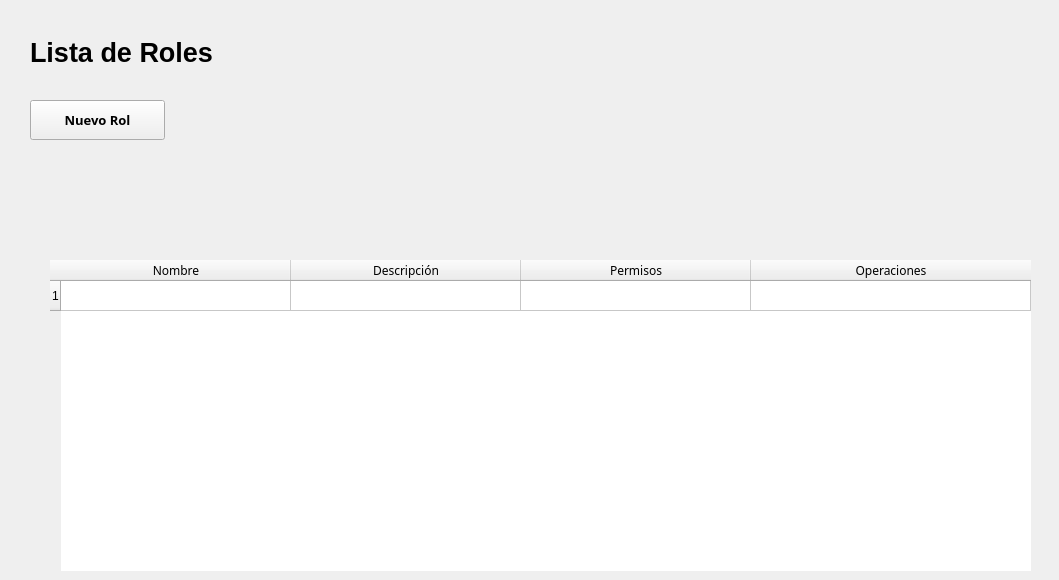
               <widget class="QWidget" name="page_rol">
                <widget class="QLabel" name="label_9">
                 <property name="geometry">
                  <rect>
                   <x>30</x>
                   <y>30</y>
                   <width>1020</width>
                   <height>45</height>
                  </rect>
                 </property>
                 <property name="font">
                  <font>
                   <family>Segoe UI</family>
                   <pointsize>20</pointsize>
                   <weight>75</weight>
                   <bold>true</bold>
                  </font>
                 </property>
                 <property name="text">
                  <string>Lista de Roles</string>
                 </property>
                </widget>
                <widget class="QFrame" name="frame_12">
                 <property name="geometry">
                  <rect>
                   <x>30</x>
                   <y>100</y>
                   <width>190</width>
                   <height>40</height>
                  </rect>
                 </property>
                 <layout class="QHBoxLayout" name="horizontalLayout_15">
                  <property name="spacing">
                   <number>7</number>
                  </property>
                  <property name="leftMargin">
                   <number>0</number>
                  </property>
                  <property name="topMargin">
                   <number>0</number>
                  </property>
                  <property name="rightMargin">
                   <number>0</number>
                  </property>
                  <property name="bottomMargin">
                   <number>0</number>
                  </property>
                  <item alignment="Qt::AlignLeft">
                   <widget class="QPushButton" name="btn_addRol">
                    <property name="minimumSize">
                     <size>
                      <width>135</width>
                      <height>40</height>
                     </size>
                    </property>
                    <property name="font">
                     <font>
                      <family>Century Gothic</family>
                      <pointsize>10</pointsize>
                      <weight>75</weight>
                      <italic>false</italic>
                      <bold>true</bold>
                     </font>
                    </property>
                    <property name="toolTip">
                     <string>Agregar Usuario</string>
                    </property>
                    <property name="styleSheet">
                     <string notr="true"/>
                    </property>
                    <property name="text">
                     <string>Nuevo Rol</string>
                    </property>
                   </widget>
                  </item>
                 </layout>
                </widget>
                <widget class="QTableWidget" name="tableROL">
                 <property name="geometry">
                  <rect>
                   <x>50</x>
                   <y>260</y>
                   <width>981</width>
                   <height>311</height>
                  </rect>
                 </property>
                 <property name="focusPolicy">
                  <enum>Qt::NoFocus</enum>
                 </property>
                 <property name="frameShape">
                  <enum>QFrame::NoFrame</enum>
                 </property>
                 <property name="editTriggers">
                  <set>QAbstractItemView::NoEditTriggers</set>
                 </property>
                 <property name="textElideMode">
                  <enum>Qt::ElideMiddle</enum>
                 </property>
                 <property name="showGrid">
                  <bool>true</bool>
                 </property>
                 <property name="wordWrap">
                  <bool>true</bool>
                 </property>
                 <attribute name="horizontalHeaderCascadingSectionResizes">
                  <bool>false</bool>
                 </attribute>
                 <attribute name="horizontalHeaderDefaultSectionSize">
                  <number>230</number>
                 </attribute>
                 <attribute name="horizontalHeaderShowSortIndicator" stdset="0">
                  <bool>false</bool>
                 </attribute>
                 <attribute name="horizontalHeaderStretchLastSection">
                  <bool>true</bool>
                 </attribute>
                 <row>
                  <property name="text">
                   <string>1</string>
                  </property>
                 </row>
                 <column>
                  <property name="text">
                   <string>Nombre</string>
                  </property>
                  <property name="font">
                   <font>
                    <family>Century Gothic</family>
                   </font>
                  </property>
                 </column>
                 <column>
                  <property name="text">
                   <string>Descripción</string>
                  </property>
                  <property name="font">
                   <font>
                    <family>Century Gothic</family>
                   </font>
                  </property>
                 </column>
                 <column>
                  <property name="text">
                   <string>Permisos</string>
                  </property>
                  <property name="font">
                   <font>
                    <family>Century Gothic</family>
                   </font>
                  </property>
                 </column>
                 <column>
                  <property name="text">
                   <string>Operaciones</string>
                  </property>
                  <property name="font">
                   <font>
                    <family>Century Gothic</family>
                   </font>
                  </property>
                 </column>
                 <item row="0" column="0">
                  <property name="text">
                   <string/>
                  </property>
                  <property name="font">
                   <font>
                    <family>Century Gothic</family>
                   </font>
                  </property>
                 </item>
                 <item row="0" column="1">
                  <property name="text">
                   <string/>
                  </property>
                  <property name="font">
                   <font>
                    <family>Century Gothic</family>
                   </font>
                  </property>
                 </item>
                 <item row="0" column="2">
                  <property name="text">
                   <string/>
                  </property>
                  <property name="font">
                   <font>
                    <family>Century Gothic</family>
                   </font>
                  </property>
                 </item>
                 <item row="0" column="3">
                  <property name="text">
                   <string/>
                  </property>
                  <property name="font">
                   <font>
                    <family>Century Gothic</family>
                   </font>
                  </property>
                 </item>
                </widget>
               </widget>
